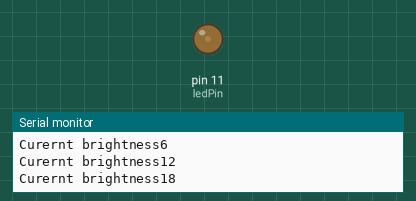
A sketch run on a simulated Arduino Uno, built with avr-gcc and run on an emulated ATmega328P. Shown: output pins drawn as LEDs (lit = HIGH), the last lines printed to the serial monitor.

Above: at 0.05 s.
At 0.45 s:
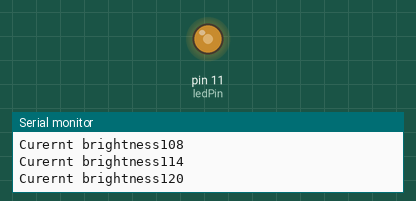
At 0.85 s:
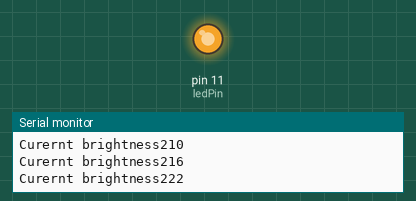
At 1.65 s:
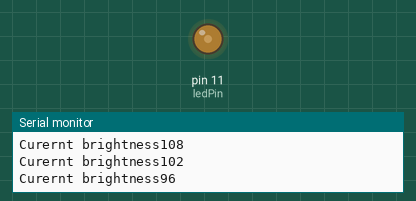
Timing chart, 0 to 4.6 s (numbered marks = the images above):
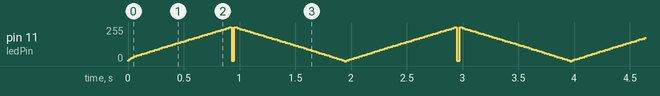

Measured:
- by itself, pin 11 (ledPin): moves between 0/255 and 252/255, repeating every 2.0 s

The sketch:

lab_2_test.ino
```cpp
int ledPin = 11;
int brightness = 0;
int fadeamount = 6;

void setup() {
  // put your setup code here, to run once:
  pinMode(ledPin, OUTPUT);
  Serial.begin(9600);
}

void loop() {
  brightness+=fadeamount;
  analogWrite(ledPin, brightness);
  String s = String("Curernt brightness");
  //Serial.write("Current brightness ");
  Serial.println(s + brightness);

  if(brightness<=0 || brightness>=255){
    fadeamount = -fadeamount;
  }
  delay(10);
}
```
